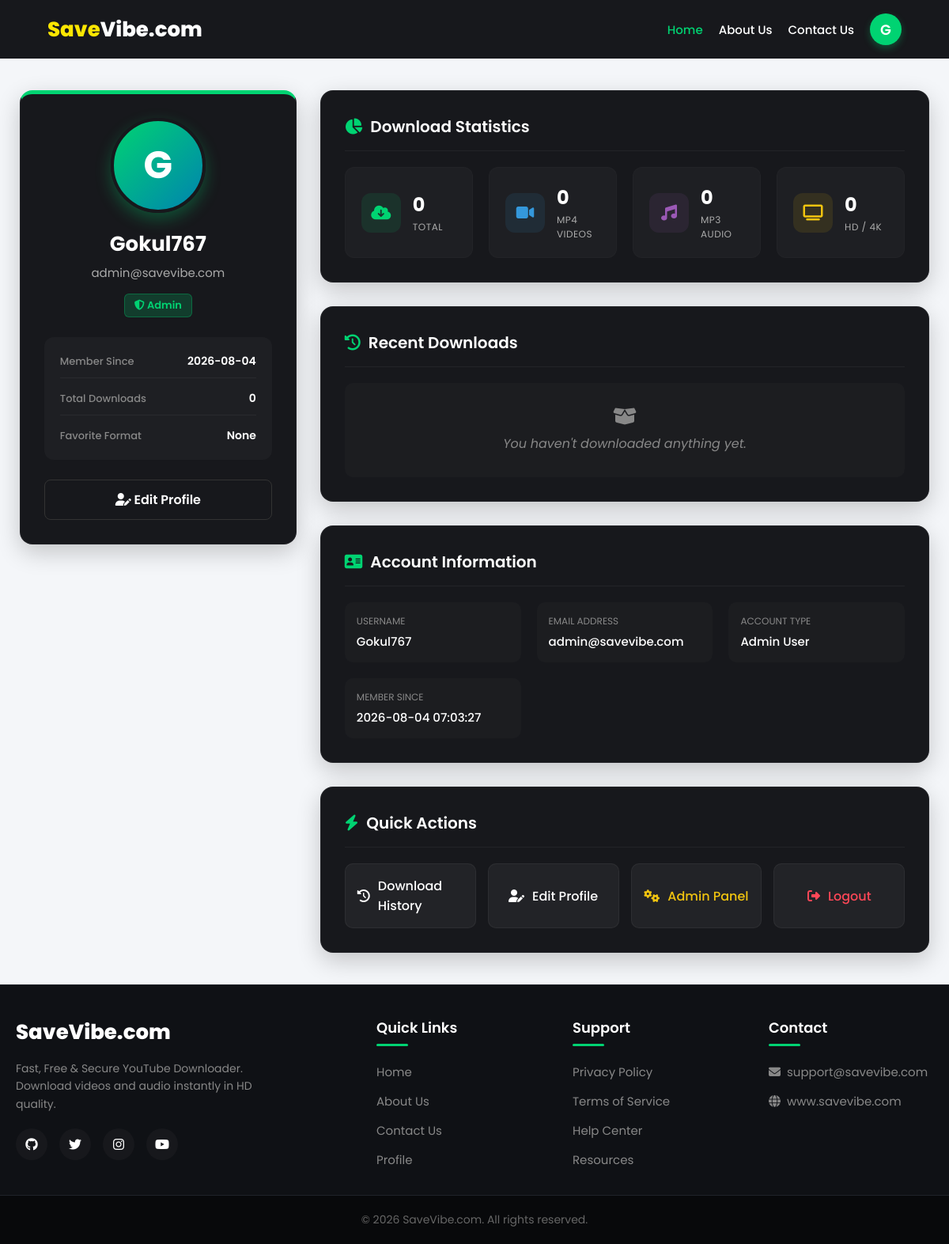
Screenshot of /profile (signed in) with the database file from the repository.
### tables this page shows
CREATE TABLE users (
            id INTEGER PRIMARY KEY AUTOINCREMENT,
            username TEXT UNIQUE NOT NULL,
            email TEXT UNIQUE NOT NULL,
            password_hash TEXT NOT NULL,
            role TEXT DEFAULT 'user',
            created_at DATETIME DEFAULT CURRENT_TIMESTAMP
        , profile_picture TEXT);

### app.py (the view)
@app.route('/profile')
@login_required
def profile():
    try:
        conn = get_db_connection()
        user_row = conn.execute("SELECT * FROM users WHERE id = ?", (session['user_id'],)).fetchone()
        if not user_row:
            conn.close()
            session.clear()
            return redirect(url_for('login'))
        user = dict(user_row)
        stats_row = conn.execute(
            """
            SELECT
                COUNT(id) as total_downloads,
                SUM(CASE WHEN LOWER(format) LIKE '%mp4%' OR LOWER(format) LIKE '%video%' THEN 1 ELSE 0 END) as mp4_count,
                SUM(CASE WHEN LOWER(format) LIKE '%mp3%' OR LOWER(format) LIKE '%audio%' THEN 1 ELSE 0 END) as mp3_count,
                SUM(CASE WHEN LOWER(format) IN ('720', '1080', '1440', '2160', '720p', '1080p', '1440p', '2160p', '4k', '8k') THEN 1 ELSE 0 END) as hd_count
            FROM downloads WHERE user_id = ?
            """,
            (user['id'],)
        ).fetchone()
        total_downloads = stats_row['total_downloads'] or 0
        mp4_count = stats_row['mp4_count'] or 0
        mp3_count = stats_row['mp3_count'] or 0
        hd_count = stats_row['hd_count'] or 0
        favorite_format = "None"
        if total_downloads > 0:
            favorite_format = "MP3 Audio" if mp3_count > mp4_count else "MP4 Video"
        stats = {
            'mp4_count': mp4_count,
            'mp3_count': mp3_count,
            'hd_count': hd_count,
            'favorite_format': favorite_format
        }
        downloads_rows = conn.execute(
            "SELECT * FROM downloads WHERE user_id = ? ORDER BY timestamp DESC, id DESC LIMIT 5",
            (user['id'],)
        ).fetchall()
        recent_downloads = [dict(d) for d in downloads_rows]
        latest_download = recent_downloads[0] if recent_downloads else None
        conn.close()
        return render_template('profile.html', user=user, recent_downloads=recent_downloads, total_downloads=total_downloads, latest_download=latest_download, stats=stats)
    except Exception as e:
        print(f"[Profile Error] Failed to load profile: {e}")
        flash("An error occurred while loading your profile.", "danger")
        return redirect(url_for('home'))

### app.py (called while the page is built)
def get_db_connection():
    conn = sqlite3.connect(DB_PATH)
    conn.row_factory = sqlite3.Row
    return conn

def login_required(f):
    @wraps(f)
    def decorated_function(*args, **kwargs):
        if "user_id" not in session:
            flash("Please log in to access this page.", "warning")
            return redirect(url_for("login"))
        return f(*args, **kwargs)
    return decorated_function

### templates/profile.html (shortened to what this page needs)
<!DOCTYPE html>
<html lang="en">
<head>
    <link rel="stylesheet" href="{{ url_for('static', filename='style.css') }}?v=2.0">
    <link rel="stylesheet" href="https://cdnjs.cloudflare.com/ajax/libs/font-awesome/6.4.0/css/all.min.css">
</head>
<body>
    {% include 'components/navbar.html' %}
    <div class="dashboard-container">
        <div class="dash-card profile-summary">
            <div class="profile-avatar-large">
                {% if user.get('profile_picture') %}
                    <img src="{{ url_for('static', filename=user.get('profile_picture')) }}" alt="Avatar" style="width: 100%; height: 100%; border-radius: 50%; object-fit: cover;">
                {% else %}
                    {{ user['username'][0].upper() }}
                {% endif %}
            </div>
            <h2>{{ user['username'] }}</h2>
            <p>{{ user['email'] }}</p>
            <span class="role-badge"><i class="fas fa-shield-alt"></i> {{ user['role'] | capitalize }}</span>
            <div class="summary-stats">
                <div class="summary-stat-item">
                    <span class="label">Member Since</span>
                    <span class="value">{{ user['created_at'].split(' ')[0] if user['created_at'] else 'Unknown' }}</span>
                </div>
                <div class="summary-stat-item">
                    <span class="label">Total Downloads</span>
                    <span class="value">{{ total_downloads }}</span>
                </div>
                <div class="summary-stat-item">
                    <span class="label">Favorite Format</span>
                    <span class="value">{{ stats.favorite_format }}</span>
                </div>
            </div>
            <a href="javascript:void(0)" class="btn-edit-profile" onclick="openEditProfileModal()"><i class="fas fa-user-edit"></i> Edit Profile</a>
        </div>
        <div class="dashboard-content">
            <div class="dash-card">
                <div class="card-header">
                    <h3><i class="fas fa-chart-pie"></i> Download Statistics</h3>
                </div>
                <div class="stats-grid">
                    <div class="stat-box">
                        <div class="stat-icon icon-total"><i class="fas fa-cloud-download-alt"></i></div>
                        <div class="stat-info">
                            <h4>{{ total_downloads }}</h4>
                            <p>Total</p>
                        </div>
                    </div>
                    <div class="stat-box">
                        <div class="stat-icon icon-mp4"><i class="fas fa-video"></i></div>
                        <div class="stat-info">
                            <h4>{{ stats.mp4_count }}</h4>
                            <p>MP4 Videos</p>
                        </div>
                    </div>
                    <div class="stat-box">
                        <div class="stat-icon icon-mp3"><i class="fas fa-music"></i></div>
                        <div class="stat-info">
                            <h4>{{ stats.mp3_count }}</h4>
                            <p>MP3 Audio</p>
                        </div>
                    </div>
                    <div class="stat-box">
                        <div class="stat-icon icon-hd"><i class="fas fa-tv"></i></div>
                        <div class="stat-info">
                            <h4>{{ stats.hd_count }}</h4>
                            <p>HD / 4K</p>
                        </div>
                    </div>
                </div>
            </div>
            <div class="dash-card">
                <div class="card-header">
                    <h3><i class="fas fa-history"></i> Recent Downloads</h3>
                </div>
                <div class="recent-downloads">
                    {% if recent_downloads %}
                        {% for item in recent_downloads %}
                        <div class="download-item">
                            <img src="{{ item['thumbnail_url'] }}" alt="Thumbnail" class="download-thumb">
                            <div class="download-details">
                                <h5>{{ item['video_title'] }}</h5>
                                <div class="download-meta">
                                    <span>{{ item['quality'] }}</span>
                                    <span>{{ item['format'] | upper }}</span>
                                    <span><i class="far fa-calendar-alt"></i> {{ item['timestamp'].split(' ')[0] }}</span>
                                </div>
                            </div>
                            <div class="download-status status-success">
                                <i class="fas fa-check-circle"></i> Done
                            </div>
                        </div>
                        {% endfor %}
                        <div style="text-align: right;">
                            <a href="{{ url_for('history') }}" class="btn-view-all">View Full History <i class="fas fa-arrow-right"></i></a>
                        </div>
                    {% else %}
                        <div class="empty-history">
                            <i class="fas fa-box-open" style="font-size: 24px; margin-bottom: 10px;"></i>
                            <p>You haven't downloaded anything yet.</p>
                        </div>
                    {% endif %}
                </div>
            </div>
            <div class="dash-card">
                <div class="card-header">
                    <h3><i class="fas fa-address-card"></i> Account Information</h3>
                </div>
                <div class="account-info-grid">
                    <div class="info-group">
                        <label>Username</label>
                        <p>{{ user['username'] }}</p>
                    </div>
                    <div class="info-group">
                        <label>Email Address</label>
                        <p>{{ user['email'] }}</p>
                    </div>
                    <div class="info-group">
                        <label>Account Type</label>
                        <p>{{ user['role'] | capitalize }} User</p>
                    </div>
                    <div class="info-group">
                        <label>Member Since</label>
                        <p>{{ user['created_at'] if user['created_at'] else 'Unknown' }}</p>
                    </div>
                </div>
            </div>
            <div class="dash-card">
                <div class="card-header">
                    <h3><i class="fas fa-bolt"></i> Quick Actions</h3>
                </div>
                <div class="actions-grid">
                    <a href="{{ url_for('history') }}" class="action-btn">
                        <i class="fas fa-history"></i> Download History
                    </a>
                    <a href="javascript:void(0)" class="action-btn" onclick="openEditProfileModal()">
                        <i class="fas fa-user-edit"></i> Edit Profile
                    </a>
                    {% if user.get('role') == 'admin' %}
                    <a href="{{ url_for('admin') }}" class="action-btn admin">
                        <i class="fas fa-cogs"></i> Admin Panel
                    </a>
                    {% endif %}
                    <a href="{{ url_for('logout') }}" class="action-btn danger">
                        <i class="fas fa-sign-out-alt"></i> Logout
                    </a>
                </div>
            </div>
        </div>
    </div>
    {% include 'components/footer.html' %}
</body>
</html>

### static/style.css (style rules this page uses)
* { margin: 0; padding: 0; box-sizing: border-box; font-family: 'Poppins', sans-serif; }
body { background-color: #f4f6f9; color: #333; }
body, html { max-width: 100%; overflow-x: hidden; }
body { display: flex; flex-direction: column; min-height: 100vh; width: 100%; }

### templates/profile.html (style rules this page uses)
.dashboard-container { max-width: 1200px; margin: 40px auto; padding: 0 20px; display: grid; grid-template-columns: 350px 1fr; gap: 30px; align-items: start; }
.dash-card { background: #17181c; border-radius: 16px; padding: 30px; box-shadow: 0 10px 30px rgba(0,0,0,0.2); border: 1px solid rgba(255, 255, 255, 0.05); color: #fff; }
.profile-summary { text-align: center; border-top: 5px solid #00d372; }
.profile-avatar-large { width: 120px; height: 120px; background: linear-gradient(135deg, #00d372 0%, #0083b0 100%); color: #fff; border-radius: 50%; display: flex; align-items: center; justify-content: center; font-size: 48px; font-weight: 700; margin: 0 auto 20px; box-shadow: 0 8px 20px rgba(0,211,114,0.3); border: 4px solid #17181c; }
.profile-summary h2 { margin-bottom: 5px; font-size: 26px; font-weight: 700; }
.profile-summary p { color: #aaa; font-size: 15px; margin-bottom: 15px; }
.role-badge { display: inline-block; background: rgba(0, 211, 114, 0.2); color: #00d372; padding: 4px 12px; border-radius: 6px; font-size: 13px; font-weight: 600; border: 1px solid rgba(0, 211, 114, 0.3); margin-bottom: 25px; }
.summary-stats { background: rgba(255,255,255,0.03); border-radius: 12px; padding: 20px; display: flex; flex-direction: column; gap: 15px; text-align: left; margin-bottom: 25px; }
.summary-stat-item { display: flex; justify-content: space-between; align-items: center; border-bottom: 1px solid rgba(255,255,255,0.05); padding-bottom: 10px; }
.summary-stat-item:last-child { border-bottom: none; padding-bottom: 0; }
.summary-stat-item span.label { color: #888; font-size: 13px; font-weight: 500; }
.summary-stat-item span.value { color: #fff; font-size: 14px; font-weight: 600; }
.btn-edit-profile { display: block; width: 100%; padding: 12px; background: transparent; border: 1px solid #333; color: #fff; border-radius: 8px; text-decoration: none; font-weight: 600; transition: all 0.3s ease; }
.dashboard-content { display: flex; flex-direction: column; gap: 30px; }
.card-header { margin-bottom: 20px; padding-bottom: 15px; border-bottom: 1px solid rgba(255,255,255,0.05); }
.card-header h3 { margin: 0; font-size: 20px; font-weight: 600; display: flex; align-items: center; gap: 10px; }
.card-header h3 i { color: #00d372; }
.stats-grid { display: grid; grid-template-columns: repeat(auto-fit, minmax(150px, 1fr)); gap: 20px; }
.stat-box { background: rgba(255,255,255,0.03); border-radius: 12px; padding: 20px; display: flex; align-items: center; gap: 15px; border: 1px solid rgba(255,255,255,0.02); transition: transform 0.3s ease; }
.stat-icon { width: 50px; height: 50px; border-radius: 12px; display: flex; align-items: center; justify-content: center; font-size: 20px; flex-shrink: 0; }
.icon-total { background: rgba(0, 211, 114, 0.1); color: #00d372; }
.icon-mp4 { background: rgba(52, 152, 219, 0.1); color: #3498db; }
.icon-mp3 { background: rgba(155, 89, 182, 0.1); color: #9b59b6; }
.icon-hd { background: rgba(241, 196, 15, 0.1); color: #f1c40f; }
.stat-info h4 { margin: 0; font-size: 24px; font-weight: 700; color: #fff; }
.stat-info p { margin: 2px 0 0; font-size: 12px; color: #aaa; text-transform: uppercase; letter-spacing: 0.5px; }
.recent-downloads { display: flex; flex-direction: column; gap: 15px; }
.account-info-grid { display: grid; grid-template-columns: repeat(auto-fit, minmax(200px, 1fr)); gap: 20px; }
.info-group { background: rgba(255,255,255,0.02); padding: 15px; border-radius: 10px; }
.info-group label { display: block; font-size: 12px; color: #888; margin-bottom: 5px; text-transform: uppercase; }
.info-group p { margin: 0; font-size: 15px; font-weight: 500; color: #fff; }
.actions-grid { display: flex; flex-wrap: wrap; gap: 15px; }
.action-btn { flex: 1; min-width: 150px; padding: 15px; background: rgba(255,255,255,0.05); border-radius: 10px; color: #fff; text-decoration: none; display: flex; align-items: center; justify-content: center; gap: 10px; font-weight: 500; transition: 0.3s; border: 1px solid rgba(255,255,255,0.05); }
.action-btn.danger { color: #ff4757; }
.action-btn.admin { color: #f1c40f; }
.empty-history { text-align: center; padding: 30px; color: #888; font-style: italic; background: rgba(255,255,255,0.02); border-radius: 10px; }

### rows the page displays
users: username "G", username "Gokul767", email "admin@savevibe.com", role "Admin", created_at "2026-08-04", created_at "2026-08-04 07:03:27"

### other values shown
{{ session.get('username')[0].upper() }} "G"
{{ total_downloads }} "0"
{{ stats.favorite_format }} "None"
{{ stats.mp4_count }} "0"
{{ stats.mp3_count }} "0"
{{ stats.hd_count }} "0"
